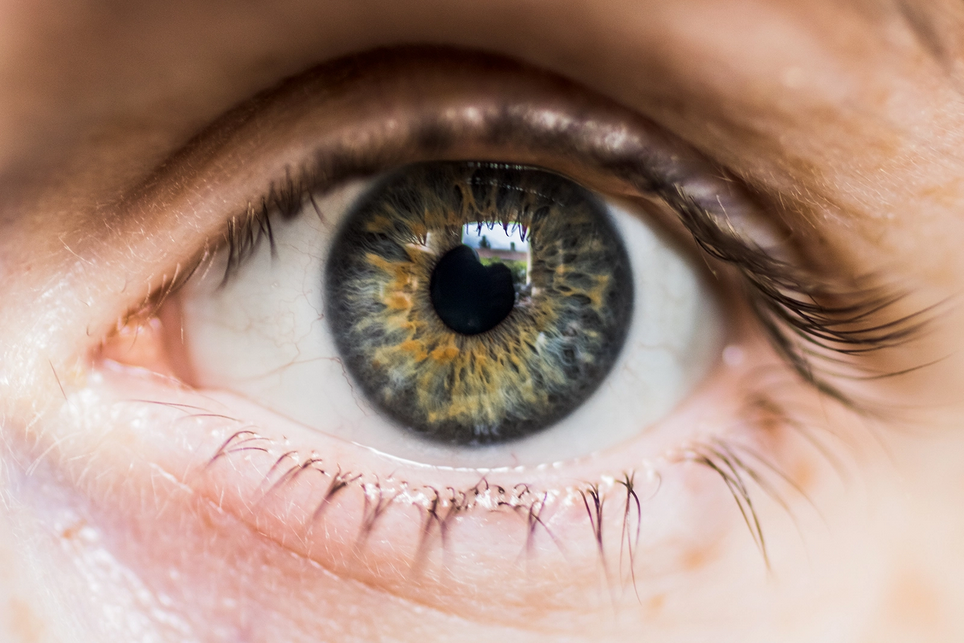
#> input picture images/right_eye_open.png, 964 x 643 px
$ jupyter execute Part4.ipynb
#> lines starting #> are read from the running program, lines starting #| are printed output that depends on the picture; after the words box and inside, x2 and y2 are one past the last pixel; in counts of white or black regions, pixels touching at a corner belong together
## Min and Max radius assumptions for iris

[cell 1]
import numpy as np
import matplotlib.pyplot as plt
import cv2

[cell 2]
img_cv = cv2.imread('../images/right_eye_open.png', cv2.IMREAD_COLOR)
#> img_cv is the input picture: shape (643, 964, 3); mean B, G, R 128, 141.7, 170.2
img = plt.imread('../images/right_eye_open.png')
plt.imshow(img)

[cell 3]
print(img.shape)
#| (643, 964, 4)

[cell 4]
dim = (600,400)
resized = cv2.resize(img, dim, interpolation = cv2.INTER_AREA)
plt.imshow(resized)
print('Resized Dimensions : ',resized.shape)
#| Resized Dimensions :  (400, 600, 4)

[cell 5]
gray = cv2.cvtColor(img_cv, cv2.COLOR_BGR2GRAY)
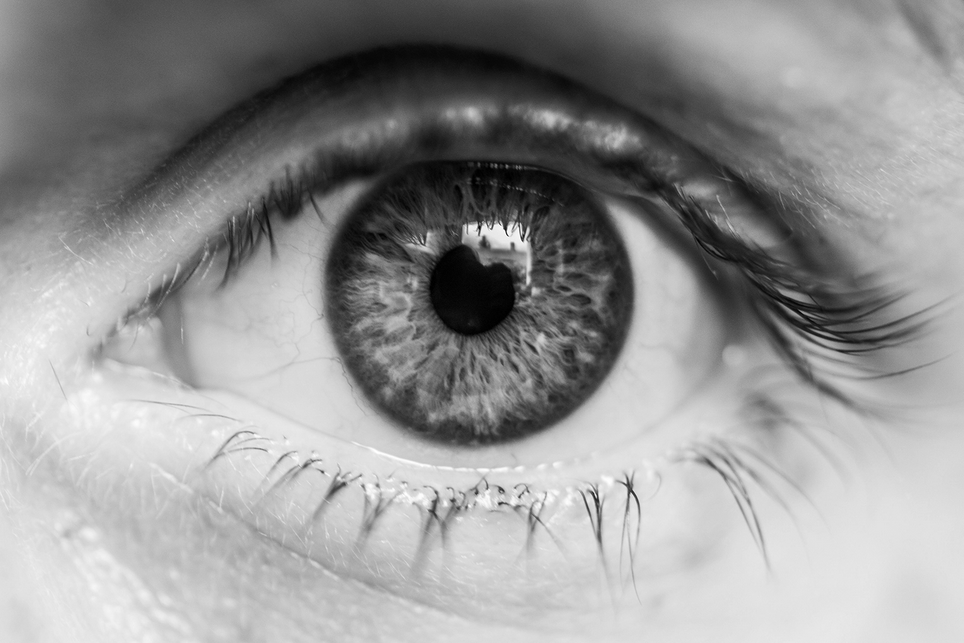
#> gray: shape (643, 964); min 0, max 255, mean 148.7
gray_blurred = cv2.GaussianBlur(gray, (5, 5),0,0)
# plt.imshow(gray_blurred)

[cell 6]
detected_circles = cv2.HoughCircles(gray_blurred,
                   cv2.HOUGH_GRADIENT, 1, 20, param1 = 50,
               param2 = 50, minRadius = 150, maxRadius = 250)
#> detected_circles = [[476.5, 286.5, 158.1], [300.5, 374.5, 159.2], [454.5, 272.5, 152.6]]

[cell 7]
detected_circles
#> Out has the same summary as detected_circles

[cell 8]
if detected_circles is not None:

    # Convert the circle parameters a, b and r to integers.
    detected_circles = np.uint16(np.around(detected_circles))
#> detected_circles = [[476, 286, 158], [300, 374, 159], [454, 272, 153]]

    for pt in detected_circles[0, :]:
        a, b, r = pt[0], pt[1], pt[2]

        # Draw the circumference of the circle.
        cv2.circle(img_cv, (a, b), r, (0, 255, 0), 2)

        # Draw a small circle (of radius 1) to show the center.
        cv2.circle(img_cv, (a, b), 1, (0, 0, 255), 3)
#> this loop made 3 passes
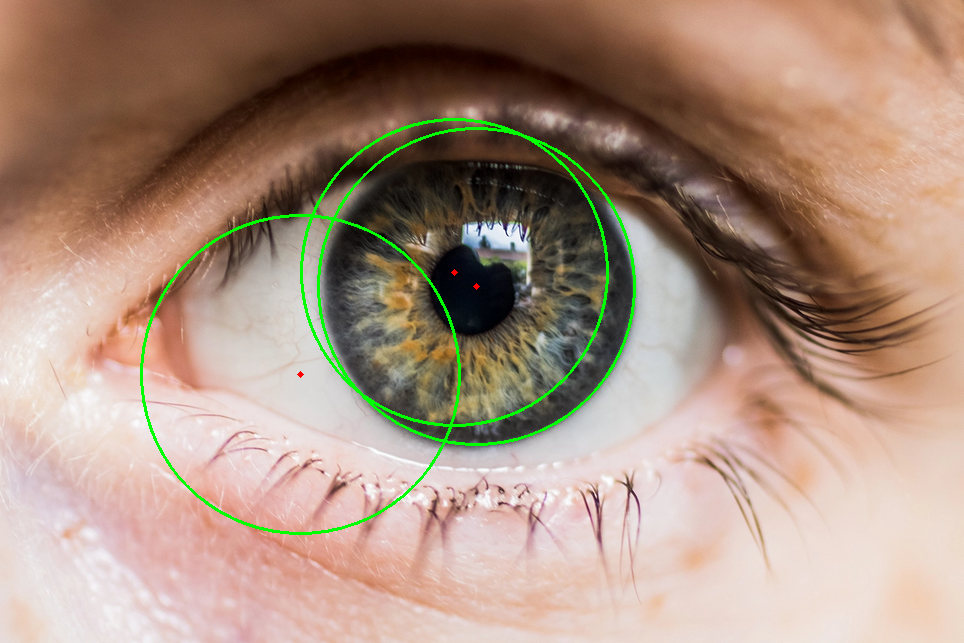
#> img_cv: shape (643, 964, 3); 1.39% of pixels changed, all inside (x1, y1, x2, y2) = (140, 118, 636, 535)
plt.imshow(cv2.cvtColor(img_cv, cv2.COLOR_BGR2RGB))

$ run again, with images/closed_eye_face.jpg saved as images/right_eye_open.png
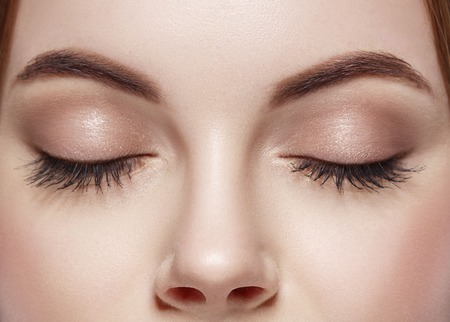
#> input picture images/closed_eye_face.jpg, 450 x 322 px
#> img_cv is the input picture: shape (322, 450, 3); mean B, G, R 149.1, 162.5, 194.3
#| (322, 450, 3)
#> `resized = cv2.resize(img, dim, interpolation = cv2.INTER_AREA)`:
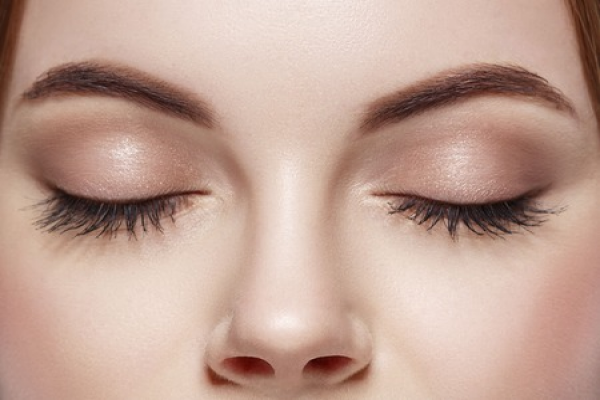
#> resized: shape (400, 600, 3) float32; mean R, G, B 0.762, 0.637, 0.585
#| Resized Dimensions :  (400, 600, 3)
#> `gray = cv2.cvtColor(img_cv, cv2.COLOR_BGR2GRAY)`:
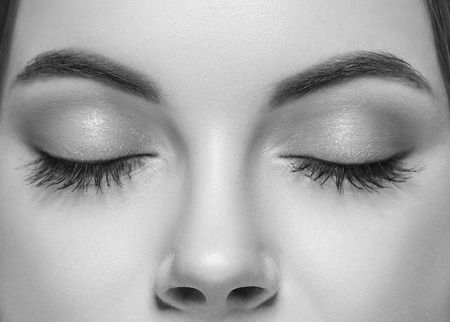
#> gray: shape (322, 450); min 8, max 248, mean 170.5
#> detected_circles = None

$ run again, with images/closed_right_eye.jpg saved as images/right_eye_open.png
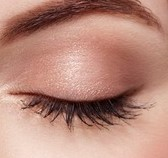
#> input picture images/closed_right_eye.jpg, 168 x 158 px
#> img_cv is the input picture: shape (158, 168, 3); mean B, G, R 123, 136.7, 183.4
#| (158, 168, 3)
#> `resized = cv2.resize(img, dim, interpolation = cv2.INTER_AREA)`:
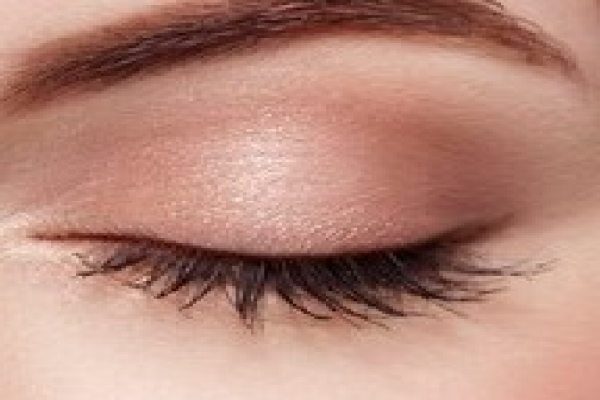
#> resized: shape (400, 600, 3) float32; mean R, G, B 0.719, 0.536, 0.482
#| Resized Dimensions :  (400, 600, 3)
#> `gray_blurred = cv2.GaussianBlur(gray, (5, 5),0,0)`:
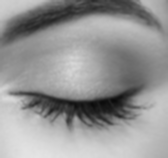
#> gray_blurred: shape (158, 168); min 10, max 228, mean 149.1
#> detected_circles = None
